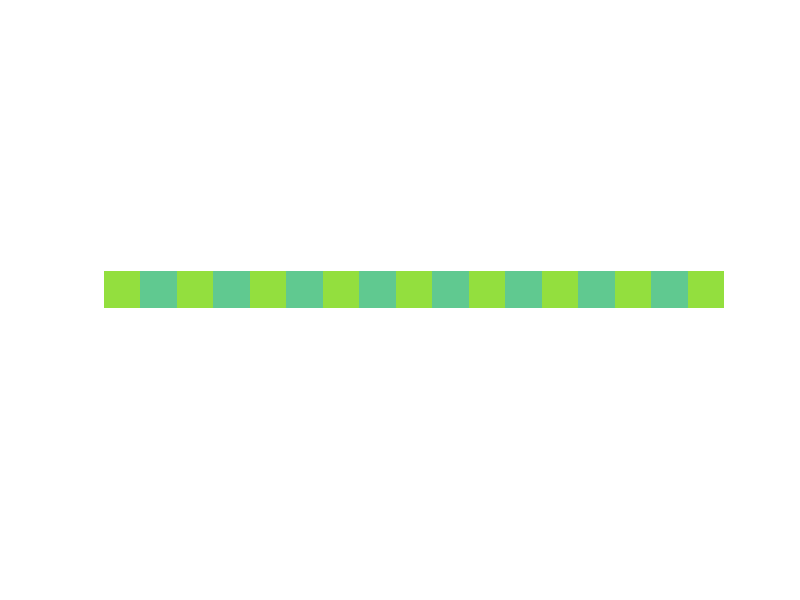

The MATLAB script that drew this image: (Note: this script raises an error after producing the figure.)
%% moving_squares_illusion.m
%% written on March 4, 2021
%% by Haley Seo and Shirley Dong
%% This script creates the moving squares illusion

%creating the background grid
dark_green = zeros(100,100,3);
dark_green(:,:,1)=0.3765;
dark_green(:,:,2)=0.7882;
dark_green(:,:,3)=0.5647;

lt_green = zeros(100,100,3);
lt_green(:,:,1) = 0.5765;
lt_green(:,:,2) = 0.8745;
lt_green(:,:,3) = 0.2431;

% 	60c990 dark green rgb(96, 201, 144)
% 	93DF3E light green rgb(147, 223, 62)
%   17x17 squares

original = [lt_green];
for ii = 1:16
    if mod(ii,2) == 0
        original = [original lt_green];
    else
        original = [original dark_green];
    end
end
imshow(original)
    
%     for jj = 1:17
%         if mod((ii+jj),2) == 0
%             my_grid(ii,jj) = imshow(lt_green)
%         else
%             my_grid(ii,jj) = imshow(dark_green)
%         end
%     end
% end
imshow(my_grid)
        